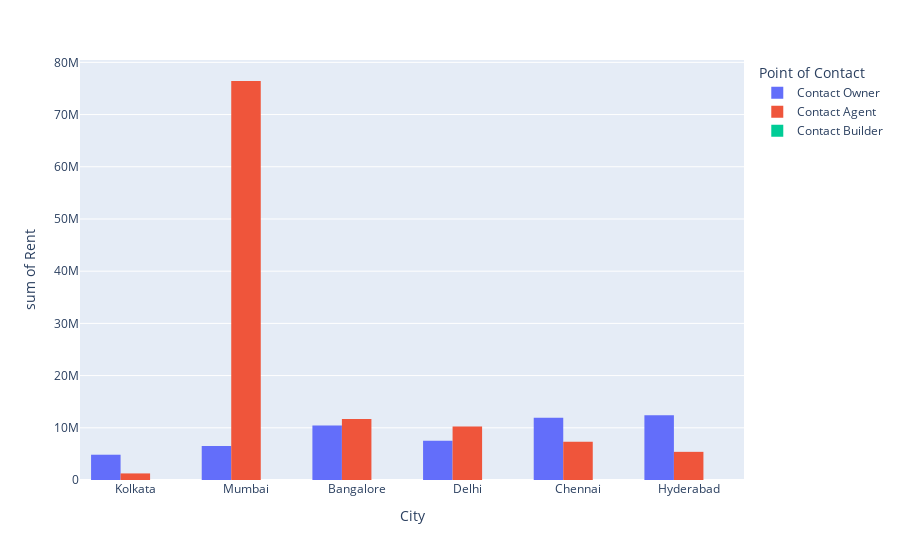

The notebook cell saved with this chart:
### Code cell
px.histogram(data_frame=rent_data, x='City', y='Rent',color='Point of Contact', barmode='group')

### Figure 1 — Plotly figure (JSON) as saved in the notebook; plotly's stock layout.template omitted (floating-point values rounded to 4 significant figures; data arrays with more than 128 entries replaced by an {"elided": "..."} marker saying what was removed)
{"data": [{"alignmentgroup": "True", "bingroup": "x", "histfunc": "sum", "hovertemplate": "Point of Contact=Contact Owner<br>City=%{x}<br>sum of Rent=%{y}<extra></extra>", "legendgroup": "Contact Owner", "marker": {"color": "#636efa", "pattern": {"shape": ""}}, "name": "Contact Owner", "offsetgroup": "Contact Owner", "orientation": "v", "showlegend": true, "type": "histogram", "x": {"elided": "3212 str values"}, "xaxis": "x", "y": {"elided": "3212 int values"}, "yaxis": "y"}, {"alignmentgroup": "True", "bingroup": "x", "histfunc": "sum", "hovertemplate": "Point of Contact=Contact Agent<br>City=%{x}<br>sum of Rent=%{y}<extra></extra>", "legendgroup": "Contact Agent", "marker": {"color": "#EF553B", "pattern": {"shape": ""}}, "name": "Contact Agent", "offsetgroup": "Contact Agent", "orientation": "v", "showlegend": true, "type": "histogram", "x": {"elided": "1529 str values"}, "xaxis": "x", "y": {"elided": "1529 int values"}, "yaxis": "y"}, {"alignmentgroup": "True", "bingroup": "x", "histfunc": "sum", "hovertemplate": "Point of Contact=Contact Builder<br>City=%{x}<br>sum of Rent=%{y}<extra></extra>", "legendgroup": "Contact Builder", "marker": {"color": "#00cc96", "pattern": {"shape": ""}}, "name": "Contact Builder", "offsetgroup": "Contact Builder", "orientation": "v", "showlegend": true, "type": "histogram", "x": ["Hyderabad"], "xaxis": "x", "y": [5500], "yaxis": "y"}], "layout": {"barmode": "group", "legend": {"title": {"text": "Point of Contact"}, "tracegroupgap": 0}, "margin": {"t": 60}, "xaxis": {"anchor": "y", "domain": [0, 1], "title": {"text": "City"}}, "yaxis": {"anchor": "x", "domain": [0, 1], "title": {"text": "sum of Rent"}}}}
